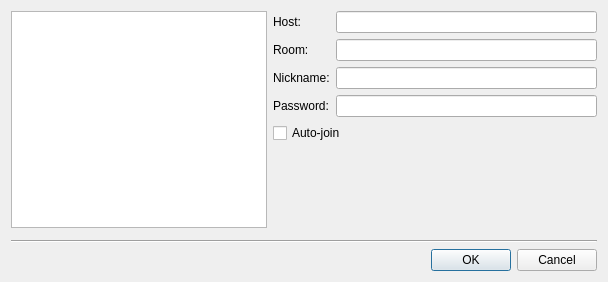
<ui version="4.0" >
 <class>BookmarkManage</class>
 <widget class="QDialog" name="BookmarkManage" >
  <property name="geometry" >
   <rect>
    <x>0</x>
    <y>0</y>
    <width>608</width>
    <height>282</height>
   </rect>
  </property>
  <property name="windowTitle" >
   <string>Manage Bookmarks</string>
  </property>
  <layout class="QGridLayout" >
   <item row="0" column="0" colspan="2" >
    <layout class="QVBoxLayout" >
     <item>
      <widget class="QListView" name="listView" >
       <property name="dragDropMode" >
        <enum>QAbstractItemView::InternalMove</enum>
       </property>
      </widget>
     </item>
     <item>
      <widget class="QDialogButtonBox" name="bookmarkButtonBox" >
       <property name="standardButtons" >
        <set>QDialogButtonBox::NoButton</set>
       </property>
      </widget>
     </item>
    </layout>
   </item>
   <item row="0" column="2" >
    <layout class="QGridLayout" >
     <item row="0" column="0" >
      <widget class="QLabel" name="label" >
       <property name="text" >
        <string>Host:</string>
       </property>
      </widget>
     </item>
     <item row="0" column="1" >
      <widget class="QLineEdit" name="host" />
     </item>
     <item row="1" column="0" >
      <widget class="QLabel" name="label_2" >
       <property name="text" >
        <string>Room:</string>
       </property>
      </widget>
     </item>
     <item row="1" column="1" >
      <widget class="QLineEdit" name="room" />
     </item>
     <item row="2" column="0" >
      <widget class="QLabel" name="label_3" >
       <property name="text" >
        <string>Nickname:</string>
       </property>
      </widget>
     </item>
     <item row="2" column="1" >
      <widget class="QLineEdit" name="nickname" />
     </item>
     <item row="3" column="0" >
      <widget class="QLabel" name="label_4" >
       <property name="text" >
        <string>Password:</string>
       </property>
      </widget>
     </item>
     <item row="3" column="1" >
      <widget class="QLineEdit" name="password" >
       <property name="echoMode" >
        <enum>QLineEdit::Password</enum>
       </property>
      </widget>
     </item>
     <item row="4" column="0" colspan="2" >
      <widget class="QCheckBox" name="autoJoin" >
       <property name="text" >
        <string>Auto-join</string>
       </property>
      </widget>
     </item>
     <item row="5" column="0" >
      <spacer>
       <property name="orientation" >
        <enum>Qt::Vertical</enum>
       </property>
       <property name="sizeHint" >
        <size>
         <width>20</width>
         <height>40</height>
        </size>
       </property>
      </spacer>
     </item>
    </layout>
   </item>
   <item row="1" column="0" colspan="3" >
    <widget class="Line" name="line" >
     <property name="orientation" >
      <enum>Qt::Horizontal</enum>
     </property>
    </widget>
   </item>
   <item row="2" column="1" colspan="2" >
    <widget class="QDialogButtonBox" name="buttonBox" >
     <property name="standardButtons" >
      <set>QDialogButtonBox::Cancel|QDialogButtonBox::NoButton|QDialogButtonBox::Ok</set>
     </property>
    </widget>
   </item>
  </layout>
 </widget>
 <resources/>
 <connections>
  <connection>
   <sender>buttonBox</sender>
   <signal>accepted()</signal>
   <receiver>BookmarkManage</receiver>
   <slot>accept()</slot>
   <hints>
    <hint type="sourcelabel" >
     <x>463</x>
     <y>389</y>
    </hint>
    <hint type="destinationlabel" >
     <x>454</x>
     <y>322</y>
    </hint>
   </hints>
  </connection>
  <connection>
   <sender>buttonBox</sender>
   <signal>rejected()</signal>
   <receiver>BookmarkManage</receiver>
   <slot>reject()</slot>
   <hints>
    <hint type="sourcelabel" >
     <x>372</x>
     <y>391</y>
    </hint>
    <hint type="destinationlabel" >
     <x>352</x>
     <y>325</y>
    </hint>
   </hints>
  </connection>
 </connections>
</ui>
